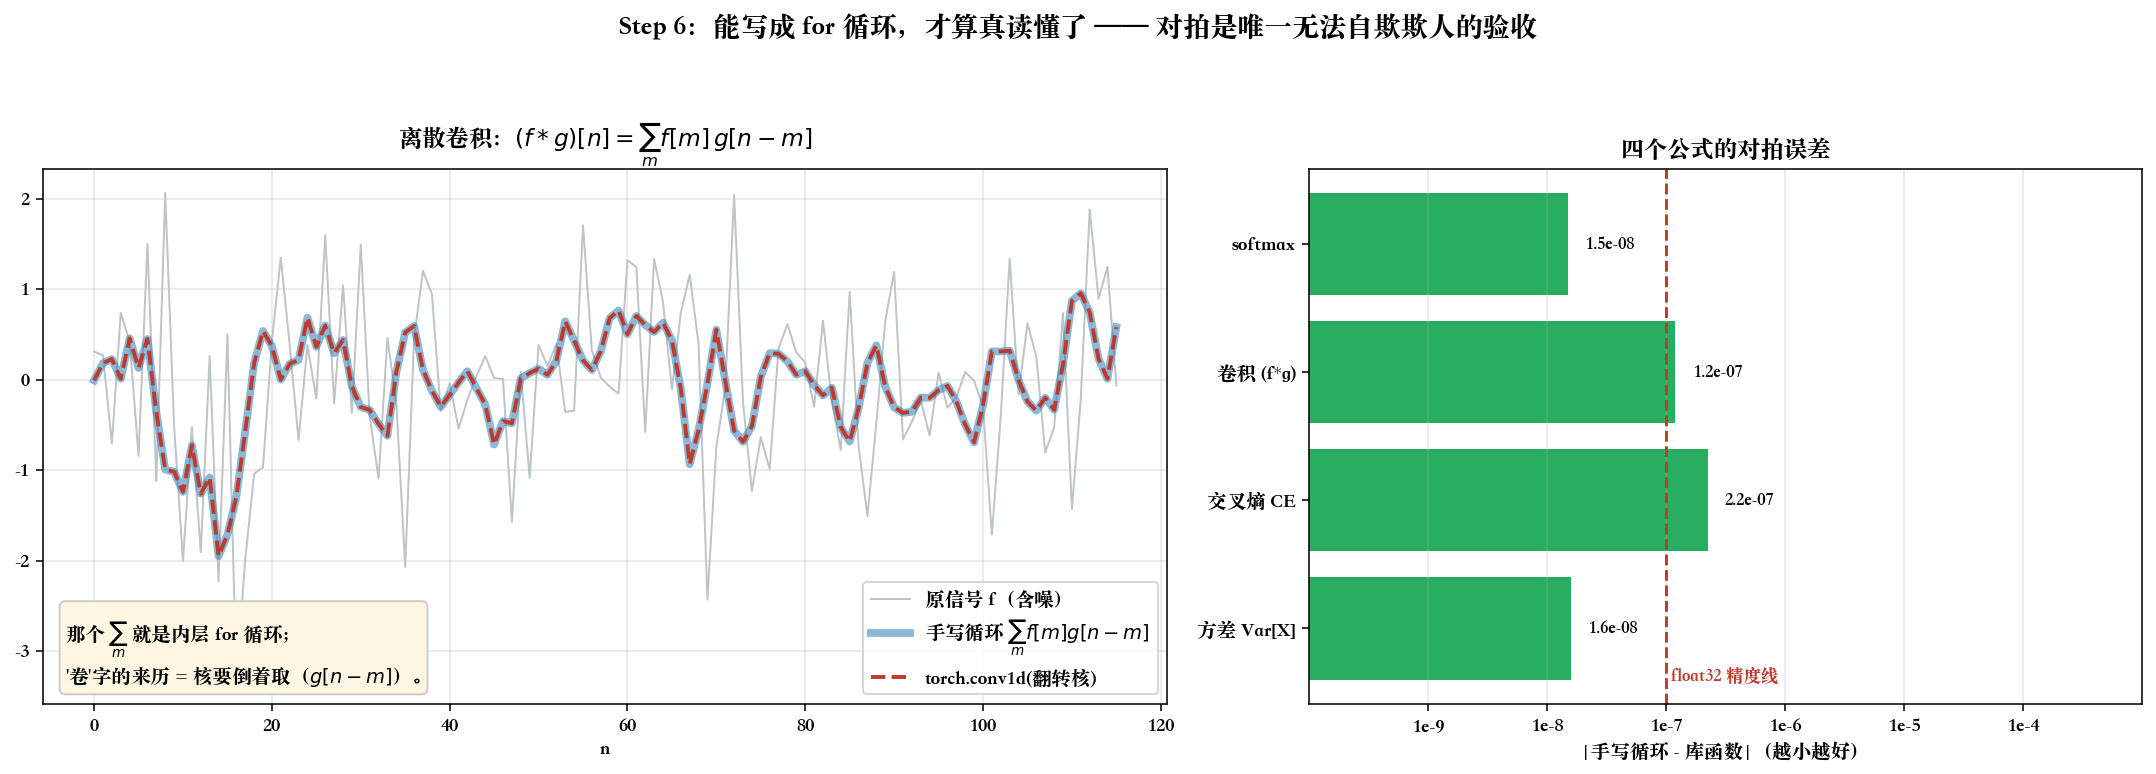

Recreate this plot in Python.
"""formula_to_forloop.py
================================================================================
Chapter 0.6.2 · Step 6：写成 for 循环 —— 检验"读懂了"的唯一标准

**能把公式写成一个不用任何数学库的 for 循环，才算真读懂了。**

这是六步法的最后一步，也是唯一无法自欺欺人的一步：手写循环跟库函数对拍，
差多少一目了然。本脚本对四个常见公式各写一遍"逐符号翻译"的朴素循环，
再跟 PyTorch 的实现对拍：

    方差      Var[X] = E[(X-μ)²]                  → 两重平均
    交叉熵    L = -1/N ΣᵢΣ_c y_ic log p̂_ic         → 两重求和 + 一次平均
    离散卷积  (f*g)[n] = Σ_m f[m] g[n-m]           → 两重循环 + 翻转
    softmax   p_i = e^{z_i} / Σ_j e^{z_j}          → 一重求和做分母

注意卷积那一条：数学的 * 要**翻转**核（这是"卷"字的来历），而深度学习框架里的
`conv` 其实是**互相关**（不翻转）。同一个符号在两个领域差一个翻转 —— 又一个
一词多义的坑（Chapter 0.6.4）。

可视化：
  左 —— 离散卷积：手写循环 vs torch.conv1d(翻转核)，两条曲线必须重合
  右 —— 四个公式的对拍误差（对数坐标），全部在浮点精度量级

运行：  python ch00_97_reading_formulas/formula_to_forloop.py
================================================================================
"""

import math
from pathlib import Path

import matplotlib.pyplot as plt
import numpy as np
import torch

torch.manual_seed(11)


# ---- 四个公式，各写一遍"逐符号翻译"的朴素循环 -----------------------------

def var_loop(xs):
    """Var[X] = E[(X-μ)²]  —— 𝔼 就是平均，(·)² 就是 ** 2"""
    mu = sum(xs) / len(xs)
    return sum((x - mu) ** 2 for x in xs) / len(xs)


def cross_entropy_loop(logits, labels):
    """L = -1/N Σᵢ Σ_c y_ic log p̂_ic  —— y 是 one-hot，只有真实类别那项活下来"""
    total = 0.0
    for row, c_true in zip(logits, labels):
        z_max = max(row)                                   # 数值稳定（不影响数学）
        denom = sum(math.exp(z - z_max) for z in row)      # Σ_j e^{z_j}
        p_true = math.exp(row[c_true] - z_max) / denom     # p̂_i,c_true
        total += -math.log(p_true)                         # 只有 y=1 的那一项
    return total / len(labels)                             # 1/N Σᵢ


def conv_loop(f, g):
    """(f*g)[n] = Σ_m f[m] g[n-m]  —— 数学的卷积要翻转核"""
    n_out = len(f) - len(g) + 1
    out = [0.0] * n_out
    for n in range(n_out):
        for m in range(len(g)):
            out[n] += f[n + m] * g[len(g) - 1 - m]         # 翻转：g 倒着取
    return out


def softmax_loop(z):
    """p_i = e^{z_i} / Σ_j e^{z_j}  —— 分母那个 Σ_j 就是一重循环"""
    z_max = max(z)
    e = [math.exp(v - z_max) for v in z]
    s = sum(e)
    return [v / s for v in e]


def main():
    results = []      # (公式名, 手写值, 库函数值, 误差)

    # ① 方差
    xs = torch.randn(500)
    v_loop = var_loop(xs.tolist())
    v_lib = xs.var(unbiased=False).item()
    results.append(("方差 Var[X]", v_loop, v_lib, abs(v_loop - v_lib)))

    # ② 交叉熵
    logits = torch.randn(64, 10)
    labels = torch.randint(0, 10, (64,))
    ce_loop = cross_entropy_loop(logits.tolist(), labels.tolist())
    ce_lib = torch.nn.functional.cross_entropy(logits, labels).item()
    results.append(("交叉熵 CE", ce_loop, ce_lib, abs(ce_loop - ce_lib)))

    # ③ 离散卷积
    f = torch.randn(120)
    g = torch.tensor([0.1, 0.2, 0.4, 0.2, 0.1])          # 平滑核
    c_loop = torch.tensor(conv_loop(f.tolist(), g.tolist()))
    c_lib = torch.conv1d(f.view(1, 1, -1), g.flip(0).view(1, 1, -1)).view(-1)
    results.append(("卷积 (f*g)", c_loop.mean().item(), c_lib.mean().item(),
                    (c_loop - c_lib).abs().max().item()))

    # ④ softmax
    z = torch.randn(8)
    s_loop = torch.tensor(softmax_loop(z.tolist()))
    s_lib = torch.softmax(z, dim=0)
    results.append(("softmax", s_loop.max().item(), s_lib.max().item(),
                    (s_loop - s_lib).abs().max().item()))

    print("手写 for 循环  vs  库函数（读懂公式的唯一验收标准）")
    print(f"{'公式':<14}{'手写循环':>14}{'库函数':>14}{'最大偏差':>14}")
    for name, a, b, e in results:
        print(f"{name:<14}{a:>14.8f}{b:>14.8f}{e:>14.2e}")
        assert e < 1e-4, f"{name} 对拍失败"
    print("\n全部落在浮点精度量级 —— 公式读对了。")
    print("注意：torch.conv1d 是互相关（不翻转），要跟数学的卷积对上，核必须先 .flip(0)。")

    fig, (axL, axR) = plt.subplots(1, 2, figsize=(15.5, 5.6),
                                   gridspec_kw={"width_ratios": [1.35, 1]})

    # ---- 左：卷积曲线重合 --------------------------------------------------
    axL.plot(f[: len(c_loop)], color="#bdc3c7", lw=1, label="原信号 f（含噪）")
    axL.plot(c_loop, lw=4, color="#2980b9", alpha=.55,
             label=r"手写循环 $\sum_m f[m]g[n-m]$")
    axL.plot(c_lib, "--", lw=2, color="#c0392b", label="torch.conv1d(翻转核)")
    axL.set_title(r"离散卷积：$(f*g)[n]=\sum_m f[m]\,g[n-m]$",
                  fontsize=12, fontweight="bold")
    axL.set_xlabel("n")
    axL.legend(fontsize=10)
    axL.grid(alpha=.3)
    axL.text(.02, .04,
             "那个 $\\sum_m$ 就是内层 for 循环；\n"
             "'卷'字的来历 = 核要倒着取（$g[n-m]$）。",
             transform=axL.transAxes, fontsize=10,
             bbox=dict(boxstyle="round", fc="#fdf6e3", ec="#ccc"))

    # ---- 右：误差条形图 ----------------------------------------------------
    names = [r[0] for r in results]
    errs = [max(r[3], 1e-18) for r in results]
    bars = axR.barh(names, errs, color="#27ae60")
    axR.set_xscale("log")
    axR.set_xlim(1e-10, 1e-3)
    # 刻度标签写成纯文本：中文字体缺 U+2212，让 mathtext 去画 10^{-9} 会掉字形
    axR.set_xticks([1e-9, 1e-8, 1e-7, 1e-6, 1e-5, 1e-4],
                   ["1e-9", "1e-8", "1e-7", "1e-6", "1e-5", "1e-4"])
    axR.minorticks_off()
    axR.axvline(1e-7, color="#c0392b", ls="--", lw=1.5)
    axR.text(1.1e-7, -0.42, "float32 精度线", color="#c0392b", fontsize=9)
    axR.set_xlabel("|手写循环 - 库函数|（越小越好）")
    axR.set_title("四个公式的对拍误差", fontsize=12, fontweight="bold")
    axR.grid(axis="x", alpha=.3)
    for b, e in zip(bars, errs):
        axR.text(b.get_width() * 1.4, b.get_y() + b.get_height() / 2,
                 f"{e:.1e}", va="center", fontsize=9)

    fig.suptitle("Step 6：能写成 for 循环，才算真读懂了 —— 对拍是唯一无法自欺欺人的验收",
                 fontsize=14, fontweight="bold")
    fig.tight_layout(rect=(0, 0, 1, 0.93))
    out = Path(__file__).with_suffix(".png")
    fig.savefig(out, dpi=140, bbox_inches="tight")
    print(f"\n图已保存到 {out}")


if __name__ == "__main__":
    plt.rcParams["font.sans-serif"] = [
        "PingFang SC", "Heiti SC", "Songti SC",
        "Noto Sans CJK SC", "WenQuanYi Zen Hei", "Arial Unicode MS",
    ]
    plt.rcParams["axes.unicode_minus"] = False
    main()
